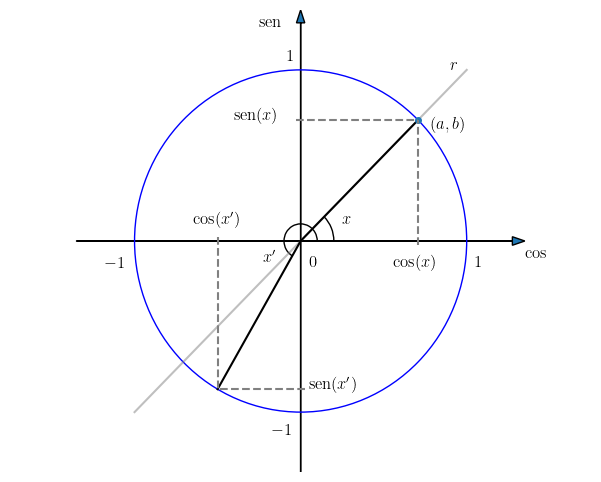

Here is the Python script that generated this plot:
import numpy as np
import matplotlib.pyplot as plt
from matplotlib.patches import Arc

plt.rc('text', usetex=True)
plt.rc('font', family='serif')
plt.rc('font', size=12)

fig = plt.figure(figsize=(7.5,6))
ax = fig.add_subplot(1,1,1)
ax.axis('off')
ax.set_xlim((-1.75,1.75))
ax.set_ylim((-1.35,1.35))

ax.arrow(-1.35,0,2.7,0,head_width=0.05,
         length_includes_head=True)
ax.text(1.35,-0.1,"cos")
ax.arrow(0,-1.35,0,2.7,head_width=0.05,
         length_includes_head=True)
ax.text(-0.25,1.25,"sen")

circle = plt.Circle((0,0),1,facecolor='none',edgecolor='blue')
ax.add_artist(circle)

a = 1.5*np.pi/6
xx = np.linspace(-1,1)
ax.plot(xx,np.tan(a)*xx,color='gray',alpha=0.5)
ax.text(1-0.1,1,'$r$')

ax.plot([0,np.cos(a)],[0,np.sin(a)],color='black')
ax.add_patch(Arc((0,0),0.4,0.4,theta1=0,theta2=a*180/np.pi,edgecolor='k'))
ax.text(0.25,0.1,"$x$")

ax.plot(np.cos(a),np.sin(a),marker='o',markersize=4)
ax.text(np.cos(a)+0.075,np.sin(a)-0.05,'$(a,b)$')

ax.plot([-0.025,np.cos(a)],[np.sin(a),np.sin(a)],ls='--',color='gray')
ax.text(-0.4,np.sin(a),'$\mathrm{sen}(x)$')
ax.plot([np.cos(a),np.cos(a)],[-0.025,np.sin(a)],ls='--',color='gray')
ax.text(np.cos(a)-0.15,-0.15,'$\mathrm{cos}(x)$')

a = 8*np.pi/6
plt.plot([0,np.cos(a)],[0,np.sin(a)],color='black')
ax.add_patch(Arc((0,0),0.2,0.2,theta1=0,theta2=a*180/np.pi,edgecolor='k'))
ax.text(-0.225,-0.125,"$x'$")

ax.plot([0.025,np.cos(a)],[np.sin(a),np.sin(a)],ls='--',color='gray')
ax.text(0.05,np.sin(a),"$\mathrm{sen}(x')$")
ax.plot([np.cos(a),np.cos(a)],[0.025,np.sin(a)],ls='--',color='gray')
ax.text(np.cos(a)-0.15,0.1,"$\mathrm{cos}(x')$")

ax.text(0.05,-0.15,'$0$')
ax.text(1.05,-0.15,'$1$')
ax.text(-1.175,-0.15,'$-1$')
ax.text(-0.175,-1.125,'$-1$')
ax.text(-0.08,1.05,'$1$')

plt.savefig('fig_cos_seno.png',bbox_inches='tight')

